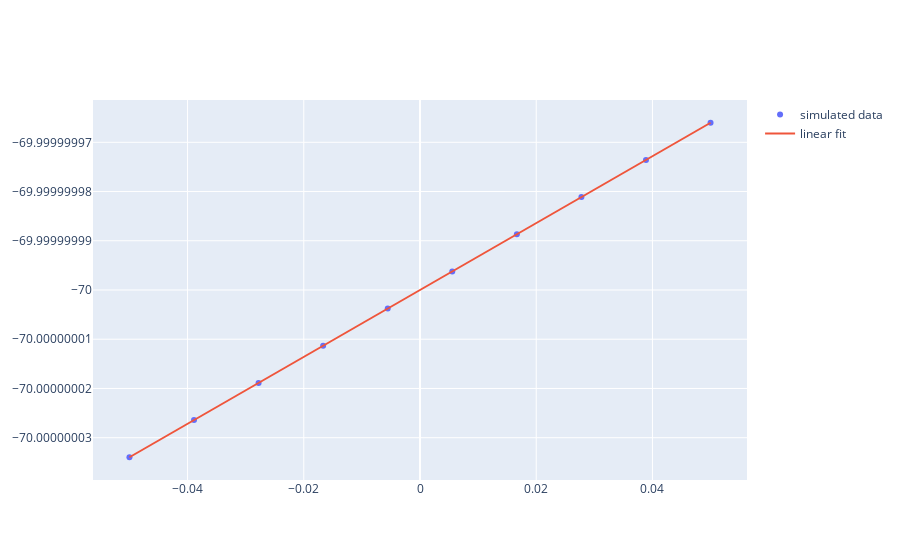

The notebook cell saved with this chart:
### Code cell
from neuron import h, gui
from scipy.stats import linregress as lr

axon = h.Section(name="axon")
axon.L = 1000 #um long
axon.diam = 1 # 1 um diameter 
axon.insert("pas")
axon.g_pas = 1e-4
axon.nseg = 1001

# print(axon.psection())
print('axon status:', h.psection())

h.tstop = 1e5
h.init()

ic = h.IClamp(axon(1e-5))
ic.delay = 0
ic.dur = 3e2

def run(amp, tstop=250):

    ic.amp = amp  # picoamps

    dt = 0.1 # Again we use 10kHz sampling rate, e.g. 0.1 ms interval
    
    trec = h.Vector() # Record time
    vrec = h.Vector() # Record voltage
    
    trec.record(h._ref_t, dt)
    vrec.record(axon(1e-5)._ref_v, dt)
    
    h.tstop = tstop  # Set how long the simulation will run.
    h.init()
    h.run()
    
    return trec.c(), vrec.c() # Should return a copy of the vector

amplitudes = np.linspace(-0.05, 0.05, 10)
vs = []
for amp in amplitudes:
    t, vrec = run(amp, 500)
    vs.append(vrec[-1])

slope, intercept, _, _, _ = lr(amplitudes, vs)


fig = go.Figure()
fig.add_trace(go.Scatter(x=amplitudes, y=vs,
                    mode='markers',
                    name='simulated data'))
fig.add_trace(go.Scatter(x=amplitudes, y=[slope * amp + intercept for amp in amplitudes],
                    mode='lines',
                    name='linear fit'))
fig.show()

print(f'input resistance is {slope}')

### Figure 1 — Plotly figure (JSON) as saved in the notebook; plotly's stock layout.template omitted (floating-point values rounded to 4 significant figures)
{"data": [{"mode": "markers", "name": "simulated data", "type": "scatter", "x": [-0.05, -0.03889, -0.02778, -0.01667, -0.005556, 0.005556, 0.01667, 0.02778, 0.03889, 0.05], "y": [-70.0, -70.0, -70.0, -70.0, -70.0, -70.0, -70.0, -70.0, -70.0, -70.0]}, {"mode": "lines", "name": "linear fit", "type": "scatter", "x": [-0.05, -0.03889, -0.02778, -0.01667, -0.005556, 0.005556, 0.01667, 0.02778, 0.03889, 0.05], "y": [-70.0, -70.0, -70.0, -70.0, -70.0, -70.0, -70.0, -70.0, -70.0, -70.0]}], "layout": {}}
